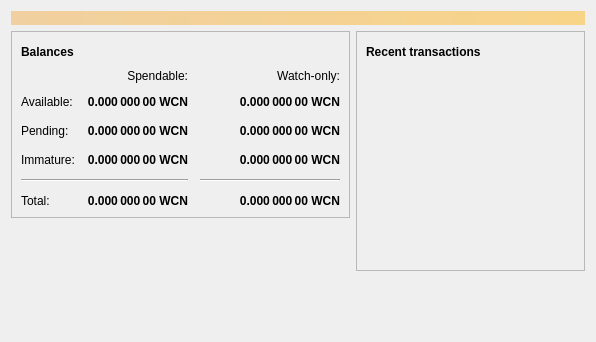
<?xml version="1.0" encoding="UTF-8"?>
<ui version="4.0">
 <class>OverviewPage</class>
 <widget class="QWidget" name="OverviewPage">
  <property name="geometry">
   <rect>
    <x>0</x>
    <y>0</y>
    <width>596</width>
    <height>342</height>
   </rect>
  </property>
  <property name="windowTitle">
   <string>Form</string>
  </property>
  <layout class="QVBoxLayout" name="topLayout">
   <item>
    <widget class="QLabel" name="labelAlerts">
     <property name="visible">
      <bool>false</bool>
     </property>
     <property name="styleSheet">
      <string notr="true">QLabel { background-color: qlineargradient(x1: 0, y1: 0, x2: 1, y2: 0, stop:0 #F0D0A0, stop:1 #F8D488); color:#000000; }</string>
     </property>
     <property name="wordWrap">
      <bool>true</bool>
     </property>
     <property name="margin">
      <number>3</number>
     </property>
     <property name="textInteractionFlags">
      <set>Qt::TextSelectableByMouse</set>
     </property>
    </widget>
   </item>
   <item>
    <layout class="QHBoxLayout" name="horizontalLayout" stretch="1,1">
     <item>
      <layout class="QVBoxLayout" name="verticalLayout_2">
       <item>
        <widget class="QFrame" name="frame">
         <property name="frameShape">
          <enum>QFrame::StyledPanel</enum>
         </property>
         <property name="frameShadow">
          <enum>QFrame::Raised</enum>
         </property>
         <layout class="QVBoxLayout" name="verticalLayout_4">
          <item>
           <layout class="QHBoxLayout" name="horizontalLayout_4">
            <item>
             <widget class="QLabel" name="label_5">
              <property name="font">
               <font>
                <weight>75</weight>
                <bold>true</bold>
               </font>
              </property>
              <property name="text">
               <string>Balances</string>
              </property>
             </widget>
            </item>
            <item>
             <widget class="QPushButton" name="labelWalletStatus">
              <property name="enabled">
               <bool>true</bool>
              </property>
              <property name="maximumSize">
               <size>
                <width>30</width>
                <height>16777215</height>
               </size>
              </property>
              <property name="toolTip">
               <string>The displayed information may be out of date. Your wallet automatically synchronizes with the worldcoin network after a connection is established, but this process has not completed yet.</string>
              </property>
              <property name="text">
               <string/>
              </property>
              <property name="icon">
               <iconset resource="../bitcoin.qrc">
                <normaloff>:/icons/warning</normaloff>
                <disabledoff>:/icons/warning</disabledoff>:/icons/warning</iconset>
              </property>
              <property name="iconSize">
               <size>
                <width>24</width>
                <height>24</height>
               </size>
              </property>
              <property name="flat">
               <bool>true</bool>
              </property>
             </widget>
            </item>
            <item>
             <spacer name="horizontalSpacer_3">
              <property name="orientation">
               <enum>Qt::Horizontal</enum>
              </property>
              <property name="sizeHint" stdset="0">
               <size>
                <width>40</width>
                <height>20</height>
               </size>
              </property>
             </spacer>
            </item>
           </layout>
          </item>
          <item>
           <layout class="QGridLayout" name="gridLayout">
            <property name="spacing">
             <number>12</number>
            </property>
            <item row="2" column="2">
             <widget class="QLabel" name="labelWatchPending">
              <property name="font">
               <font>
                <weight>75</weight>
                <bold>true</bold>
               </font>
              </property>
              <property name="cursor">
               <cursorShape>IBeamCursor</cursorShape>
              </property>
              <property name="toolTip">
               <string>Unconfirmed transactions to watch-only addresses</string>
              </property>
              <property name="text">
               <string notr="true">0.000 000 00 WCN</string>
              </property>
              <property name="alignment">
               <set>Qt::AlignRight|Qt::AlignTrailing|Qt::AlignVCenter</set>
              </property>
              <property name="textInteractionFlags">
               <set>Qt::LinksAccessibleByMouse|Qt::TextSelectableByKeyboard|Qt::TextSelectableByMouse</set>
              </property>
             </widget>
            </item>
            <item row="2" column="1">
             <widget class="QLabel" name="labelUnconfirmed">
              <property name="font">
               <font>
                <weight>75</weight>
                <bold>true</bold>
               </font>
              </property>
              <property name="cursor">
               <cursorShape>IBeamCursor</cursorShape>
              </property>
              <property name="toolTip">
               <string>Total of transactions that have yet to be confirmed, and do not yet count toward the spendable balance</string>
              </property>
              <property name="text">
               <string notr="true">0.000 000 00 WCN</string>
              </property>
              <property name="alignment">
               <set>Qt::AlignRight|Qt::AlignTrailing|Qt::AlignVCenter</set>
              </property>
              <property name="textInteractionFlags">
               <set>Qt::LinksAccessibleByMouse|Qt::TextSelectableByKeyboard|Qt::TextSelectableByMouse</set>
              </property>
             </widget>
            </item>
            <item row="3" column="2">
             <widget class="QLabel" name="labelWatchImmature">
              <property name="font">
               <font>
                <weight>75</weight>
                <bold>true</bold>
               </font>
              </property>
              <property name="cursor">
               <cursorShape>IBeamCursor</cursorShape>
              </property>
              <property name="toolTip">
               <string>Mined balance in watch-only addresses that has not yet matured</string>
              </property>
              <property name="text">
               <string notr="true">0.000 000 00 WCN</string>
              </property>
              <property name="alignment">
               <set>Qt::AlignRight|Qt::AlignTrailing|Qt::AlignVCenter</set>
              </property>
              <property name="textInteractionFlags">
               <set>Qt::LinksAccessibleByMouse|Qt::TextSelectableByKeyboard|Qt::TextSelectableByMouse</set>
              </property>
             </widget>
            </item>
            <item row="4" column="0" colspan="2">
             <widget class="Line" name="line">
              <property name="orientation">
               <enum>Qt::Horizontal</enum>
              </property>
             </widget>
            </item>
            <item row="4" column="2">
             <widget class="Line" name="lineWatchBalance">
              <property name="sizePolicy">
               <sizepolicy hsizetype="Preferred" vsizetype="Fixed">
                <horstretch>0</horstretch>
                <verstretch>0</verstretch>
               </sizepolicy>
              </property>
              <property name="minimumSize">
               <size>
                <width>140</width>
                <height>0</height>
               </size>
              </property>
              <property name="orientation">
               <enum>Qt::Horizontal</enum>
              </property>
             </widget>
            </item>
            <item row="5" column="0">
             <widget class="QLabel" name="labelTotalText">
              <property name="text">
               <string>Total:</string>
              </property>
             </widget>
            </item>
            <item row="3" column="1">
             <widget class="QLabel" name="labelImmature">
              <property name="font">
               <font>
                <weight>75</weight>
                <bold>true</bold>
               </font>
              </property>
              <property name="cursor">
               <cursorShape>IBeamCursor</cursorShape>
              </property>
              <property name="toolTip">
               <string>Mined balance that has not yet matured</string>
              </property>
              <property name="text">
               <string notr="true">0.000 000 00 WCN</string>
              </property>
              <property name="alignment">
               <set>Qt::AlignRight|Qt::AlignTrailing|Qt::AlignVCenter</set>
              </property>
              <property name="textInteractionFlags">
               <set>Qt::LinksAccessibleByMouse|Qt::TextSelectableByKeyboard|Qt::TextSelectableByMouse</set>
              </property>
             </widget>
            </item>
            <item row="2" column="3">
             <spacer name="horizontalSpacer_2">
              <property name="orientation">
               <enum>Qt::Horizontal</enum>
              </property>
              <property name="sizeHint" stdset="0">
               <size>
                <width>40</width>
                <height>20</height>
               </size>
              </property>
             </spacer>
            </item>
            <item row="3" column="0">
             <widget class="QLabel" name="labelImmatureText">
              <property name="text">
               <string>Immature:</string>
              </property>
             </widget>
            </item>
            <item row="5" column="1">
             <widget class="QLabel" name="labelTotal">
              <property name="font">
               <font>
                <weight>75</weight>
                <bold>true</bold>
               </font>
              </property>
              <property name="cursor">
               <cursorShape>IBeamCursor</cursorShape>
              </property>
              <property name="toolTip">
               <string>Your current total balance</string>
              </property>
              <property name="text">
               <string notr="true">0.000 000 00 WCN</string>
              </property>
              <property name="alignment">
               <set>Qt::AlignRight|Qt::AlignTrailing|Qt::AlignVCenter</set>
              </property>
              <property name="textInteractionFlags">
               <set>Qt::LinksAccessibleByMouse|Qt::TextSelectableByKeyboard|Qt::TextSelectableByMouse</set>
              </property>
             </widget>
            </item>
            <item row="5" column="2">
             <widget class="QLabel" name="labelWatchTotal">
              <property name="font">
               <font>
                <weight>75</weight>
                <bold>true</bold>
               </font>
              </property>
              <property name="cursor">
               <cursorShape>IBeamCursor</cursorShape>
              </property>
              <property name="toolTip">
               <string>Current total balance in watch-only addresses</string>
              </property>
              <property name="text">
               <string notr="true">0.000 000 00 WCN</string>
              </property>
              <property name="alignment">
               <set>Qt::AlignRight|Qt::AlignTrailing|Qt::AlignVCenter</set>
              </property>
              <property name="textInteractionFlags">
               <set>Qt::LinksAccessibleByMouse|Qt::TextSelectableByKeyboard|Qt::TextSelectableByMouse</set>
              </property>
             </widget>
            </item>
            <item row="0" column="2">
             <widget class="QLabel" name="labelWatchonly">
              <property name="text">
               <string>Watch-only:</string>
              </property>
              <property name="alignment">
               <set>Qt::AlignRight|Qt::AlignTrailing|Qt::AlignVCenter</set>
              </property>
             </widget>
            </item>
            <item row="1" column="0">
             <widget class="QLabel" name="labelBalanceText">
              <property name="text">
               <string>Available:</string>
              </property>
             </widget>
            </item>
            <item row="1" column="1">
             <widget class="QLabel" name="labelBalance">
              <property name="font">
               <font>
                <weight>75</weight>
                <bold>true</bold>
               </font>
              </property>
              <property name="cursor">
               <cursorShape>IBeamCursor</cursorShape>
              </property>
              <property name="toolTip">
               <string>Your current spendable balance</string>
              </property>
              <property name="text">
               <string notr="true">0.000 000 00 WCN</string>
              </property>
              <property name="alignment">
               <set>Qt::AlignRight|Qt::AlignTrailing|Qt::AlignVCenter</set>
              </property>
              <property name="textInteractionFlags">
               <set>Qt::LinksAccessibleByMouse|Qt::TextSelectableByKeyboard|Qt::TextSelectableByMouse</set>
              </property>
             </widget>
            </item>
            <item row="1" column="2">
             <widget class="QLabel" name="labelWatchAvailable">
              <property name="font">
               <font>
                <weight>75</weight>
                <bold>true</bold>
               </font>
              </property>
              <property name="cursor">
               <cursorShape>IBeamCursor</cursorShape>
              </property>
              <property name="toolTip">
               <string>Your current balance in watch-only addresses</string>
              </property>
              <property name="text">
               <string notr="true">0.000 000 00 WCN</string>
              </property>
              <property name="alignment">
               <set>Qt::AlignRight|Qt::AlignTrailing|Qt::AlignVCenter</set>
              </property>
              <property name="textInteractionFlags">
               <set>Qt::LinksAccessibleByMouse|Qt::TextSelectableByKeyboard|Qt::TextSelectableByMouse</set>
              </property>
             </widget>
            </item>
            <item row="2" column="0">
             <widget class="QLabel" name="labelPendingText">
              <property name="text">
               <string>Pending:</string>
              </property>
             </widget>
            </item>
            <item row="0" column="1">
             <widget class="QLabel" name="labelSpendable">
              <property name="text">
               <string>Spendable:</string>
              </property>
              <property name="alignment">
               <set>Qt::AlignRight|Qt::AlignTrailing|Qt::AlignVCenter</set>
              </property>
             </widget>
            </item>
           </layout>
          </item>
         </layout>
        </widget>
       </item>
       <item>
        <spacer name="verticalSpacer">
         <property name="orientation">
          <enum>Qt::Vertical</enum>
         </property>
         <property name="sizeHint" stdset="0">
          <size>
           <width>20</width>
           <height>40</height>
          </size>
         </property>
        </spacer>
       </item>
      </layout>
     </item>
     <item>
      <layout class="QVBoxLayout" name="verticalLayout_3">
       <item>
        <widget class="QFrame" name="frame_2">
         <property name="frameShape">
          <enum>QFrame::StyledPanel</enum>
         </property>
         <property name="frameShadow">
          <enum>QFrame::Raised</enum>
         </property>
         <layout class="QVBoxLayout" name="verticalLayout">
          <item>
           <layout class="QHBoxLayout" name="horizontalLayout_2">
            <item>
             <widget class="QLabel" name="label_4">
              <property name="font">
               <font>
                <weight>75</weight>
                <bold>true</bold>
               </font>
              </property>
              <property name="text">
               <string>Recent transactions</string>
              </property>
             </widget>
            </item>
            <item>
             <widget class="QPushButton" name="labelTransactionsStatus">
              <property name="enabled">
               <bool>true</bool>
              </property>
              <property name="maximumSize">
               <size>
                <width>30</width>
                <height>16777215</height>
               </size>
              </property>
              <property name="toolTip">
               <string>The displayed information may be out of date. Your wallet automatically synchronizes with the worldcoin network after a connection is established, but this process has not completed yet.</string>
              </property>
              <property name="text">
               <string/>
              </property>
              <property name="icon">
               <iconset resource="../bitcoin.qrc">
                <normaloff>:/icons/warning</normaloff>
                <disabledoff>:/icons/warning</disabledoff>:/icons/warning</iconset>
              </property>
              <property name="iconSize">
               <size>
                <width>24</width>
                <height>24</height>
               </size>
              </property>
              <property name="flat">
               <bool>true</bool>
              </property>
             </widget>
            </item>
            <item>
             <spacer name="horizontalSpacer">
              <property name="orientation">
               <enum>Qt::Horizontal</enum>
              </property>
              <property name="sizeHint" stdset="0">
               <size>
                <width>40</width>
                <height>20</height>
               </size>
              </property>
             </spacer>
            </item>
           </layout>
          </item>
          <item>
           <widget class="QListView" name="listTransactions">
            <property name="styleSheet">
             <string notr="true">QListView { background: transparent; }</string>
            </property>
            <property name="frameShape">
             <enum>QFrame::NoFrame</enum>
            </property>
            <property name="verticalScrollBarPolicy">
             <enum>Qt::ScrollBarAlwaysOff</enum>
            </property>
            <property name="horizontalScrollBarPolicy">
             <enum>Qt::ScrollBarAlwaysOff</enum>
            </property>
            <property name="selectionMode">
             <enum>QAbstractItemView::NoSelection</enum>
            </property>
           </widget>
          </item>
         </layout>
        </widget>
       </item>
       <item>
        <spacer name="verticalSpacer_2">
         <property name="orientation">
          <enum>Qt::Vertical</enum>
         </property>
         <property name="sizeHint" stdset="0">
          <size>
           <width>20</width>
           <height>40</height>
          </size>
         </property>
        </spacer>
       </item>
      </layout>
     </item>
    </layout>
   </item>
  </layout>
 </widget>
 <resources/>
 <connections/>
</ui>
